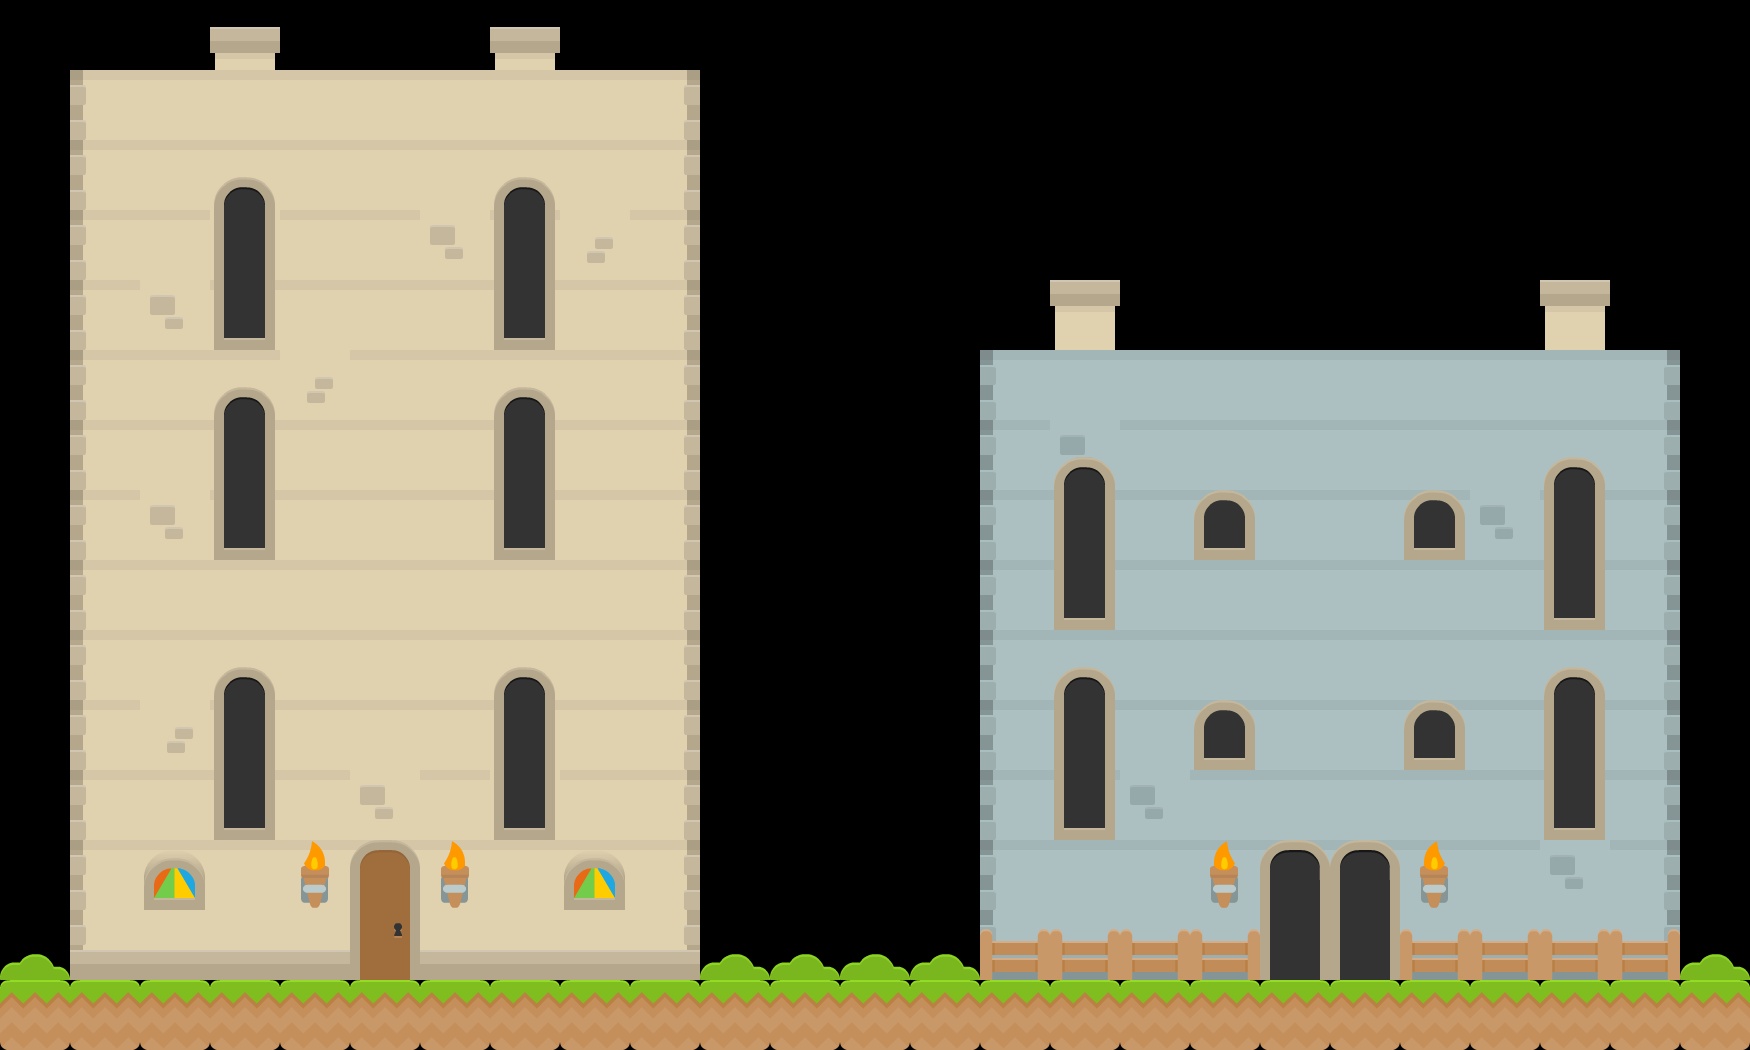

Tiled map render using the project's own tile images. Description and the whole map definition, tile-layer contents included, below:
An orthogonal 25x15 tile map with 70x70 px tiles, 2 tile layers (Building, Windows), 3 tilesets.

<map version="1.5" tiledversion="1.5.0" orientation="orthogonal" renderorder="right-up" width="25" height="15" tilewidth="70" tileheight="70" infinite="0" nextlayerid="3" nextobjectid="1">
 <tileset firstgid="1" source="tiles_spritesheet.tsx" />
 <tileset firstgid="157" source="buildings.tsx" />
 <tileset firstgid="255" source="Items.tsx" />
 <layer id="1" name="Building" width="25" height="15">
  <data encoding="csv">
0,0,0,242,0,0,0,242,0,0,0,0,0,0,0,0,0,0,0,0,0,0,0,0,0,
0,171,172,172,172,172,172,172,172,173,0,0,0,0,0,0,0,0,0,0,0,0,0,0,0,
0,171,172,172,172,172,172,172,172,173,0,0,0,0,0,0,0,0,0,0,0,0,0,0,0,
0,171,172,166,172,172,166,172,208,173,0,0,0,0,0,0,0,0,0,0,0,0,0,0,0,
0,171,166,172,172,172,172,172,172,173,0,0,0,0,0,0,0,0,0,0,0,0,0,0,0,
0,171,172,172,208,172,172,172,172,173,0,0,0,0,177,178,178,178,178,178,178,178,178,179,0,
0,171,172,172,172,172,172,172,172,173,0,0,0,0,177,194,178,178,178,178,178,178,178,179,0,
0,171,166,172,172,172,172,172,172,173,0,0,0,0,177,178,178,178,178,178,178,194,178,179,0,
0,171,172,172,172,172,172,172,172,173,0,0,0,0,177,178,178,178,178,178,178,178,178,179,0,
0,171,172,172,172,172,172,172,172,173,0,0,0,0,177,178,178,178,178,178,178,178,178,179,0,
0,171,208,172,172,172,172,172,172,173,0,0,0,0,177,178,178,178,178,178,178,178,178,179,0,
0,171,172,172,172,166,172,208,172,173,0,0,0,0,177,178,194,178,178,178,178,178,178,179,0,
0,171,172,172,172,172,172,172,172,173,0,0,0,0,177,178,178,178,178,178,178,178,194,179,0,
261,185,186,186,186,186,186,186,186,187,261,261,261,261,191,192,192,192,192,192,192,192,192,193,261,
10,10,10,10,10,10,10,10,10,10,10,10,10,10,10,10,10,10,10,10,10,10,10,10,10
</data>
 </layer>
 <layer id="2" name="Windows" width="25" height="15">
  <data encoding="csv">
0,0,0,0,0,0,0,0,0,0,0,0,0,0,0,0,0,0,0,0,0,0,0,0,0,
0,0,0,0,0,0,0,0,0,0,0,0,0,0,0,0,0,0,0,0,0,0,0,0,0,
0,0,0,225,0,0,0,225,0,0,0,0,0,0,0,0,0,0,0,0,0,0,0,0,0,
0,0,0,239,0,0,0,239,0,0,0,0,0,0,0,0,0,0,0,0,0,0,0,0,0,
0,0,0,253,0,0,0,253,0,0,0,0,0,0,0,241,0,0,0,0,0,0,241,0,0,
0,0,0,225,0,0,0,225,0,0,0,0,0,0,0,0,0,0,0,0,0,0,0,0,0,
0,0,0,239,0,0,0,239,0,0,0,0,0,0,0,225,0,0,0,0,0,0,225,0,0,
0,0,0,253,0,0,0,253,0,0,0,0,0,0,0,239,0,197,0,0,197,0,239,0,0,
0,0,0,0,0,0,0,0,0,0,0,0,0,0,0,253,0,0,0,0,0,0,253,0,0,
0,0,0,225,0,0,0,225,0,0,0,0,0,0,0,225,0,0,0,0,0,0,225,0,0,
0,0,0,239,0,0,0,239,0,0,0,0,0,0,0,239,0,197,0,0,197,0,239,0,0,
0,0,0,253,0,0,0,253,0,0,0,0,0,0,0,253,0,0,0,0,0,0,253,0,0,
0,0,212,0,38,167,38,0,212,0,0,0,0,0,0,0,0,26,168,168,26,0,0,0,0,
0,0,0,0,0,181,0,0,0,0,0,0,0,0,233,233,233,233,182,182,233,233,233,233,0,
0,0,0,0,0,0,0,0,0,0,0,0,0,0,0,0,0,0,0,0,0,0,0,0,0
</data>
 </layer>
</map>
